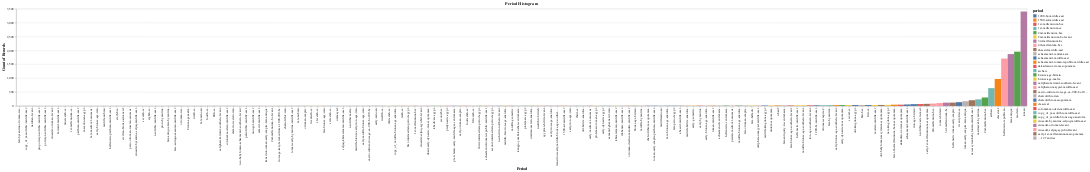

Notebook code for this chart:
### Markdown cell above
# Visualisation of Data

After the data preparation we decomposed the timePeriodsKeys and featureType of each location creating a new dataframe with 2 columns, **period** and **type**.

### Code cell
#All periods histogram
period_hist = alt.Chart(final_df).mark_bar(size=20).encode(
    x = alt.X("period:N",title='Period',sort ='y'),
    y = alt.Y('count(period):Q'),
    color='period:N',
    tooltip=['count()']
).properties(
    title="Period Histogram")
period_hist

### Figure 1 — Vega-Lite specification as saved in the notebook (floating-point values rounded to 4 significant figures; data arrays with more than 128 entries replaced by an {"elided": "..."} marker saying what was removed)
{"config": {"view": {"continuousWidth": 400, "continuousHeight": 300}}, "data": {"name": "data-9d64ac07e56780036cab87046dff4a98"}, "mark": {"type": "bar", "size": 20}, "encoding": {"color": {"type": "nominal", "field": "period"}, "tooltip": [{"type": "quantitative", "aggregate": "count"}], "x": {"type": "nominal", "field": "period", "sort": "y", "title": "Period"}, "y": {"type": "quantitative", "aggregate": "count", "field": "period"}}, "title": "Period Histogram", "$schema": "https://vega.github.io/schema/vega-lite/v4.8.1.json", "datasets": {"data-9d64ac07e56780036cab87046dff4a98": {"elided": "13434 records"}}}
